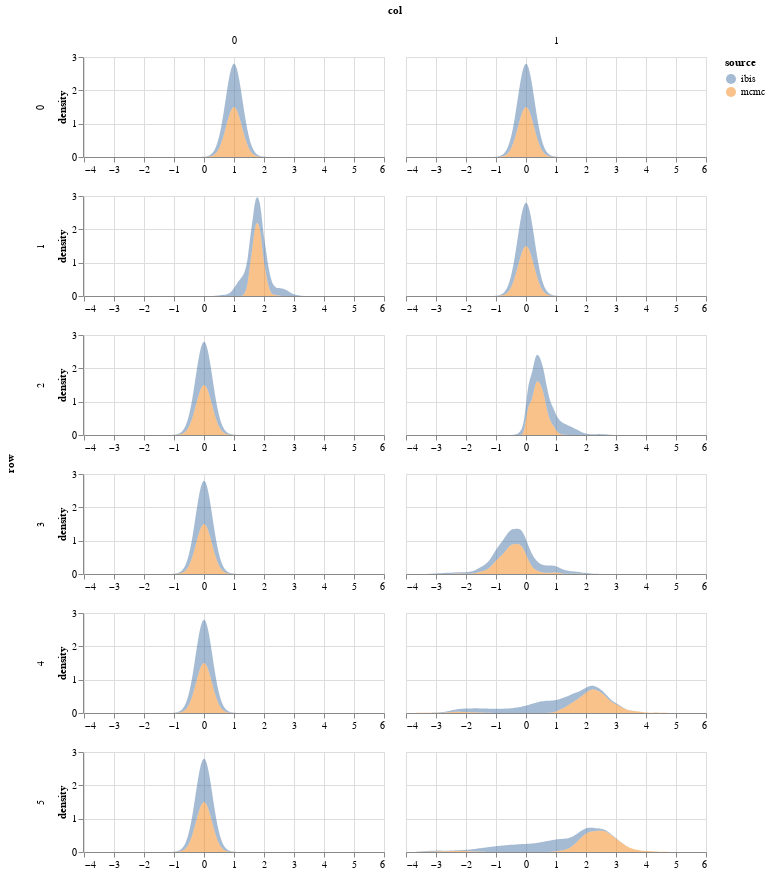

Here is the notebook cell this chart was saved with:
### Markdown cell above
## Plot MCMC samples

### Code cell
param = 'beta'
df = get_post_df(mcmcps[param]) 
# df = df[df.row==0]
df['source'] = 'mcmc'


df3 = get_post_df(smcps[param]) 
# df3 = df3[df3.row==0]
df3['source'] = 'ibis'

plot_density(pd.concat([df, df3]), height=100)

### Figure 1 — Vega-Lite specification as saved in the notebook (floating-point values rounded to 4 significant figures; data arrays with more than 128 entries replaced by an {"elided": "..."} marker saying what was removed)
{"config": {"view": {"continuousWidth": 400, "continuousHeight": 300}}, "data": {"name": "data-fa2baa8de339d0f2a5340575d1211b14"}, "mark": {"type": "area", "opacity": 0.5}, "encoding": {"color": {"type": "nominal", "field": "source"}, "column": {"type": "quantitative", "field": "col"}, "row": {"type": "quantitative", "field": "row"}, "x": {"type": "quantitative", "field": "value", "title": null}, "y": {"type": "quantitative", "field": "density"}}, "height": 100, "resolve": {"scale": {"x": "independent"}}, "transform": [{"fold": ["value"]}, {"density": "value", "groupby": ["row", "col", "source"]}], "width": 300, "$schema": "https://vega.github.io/schema/vega-lite/v4.8.1.json", "datasets": {"data-fa2baa8de339d0f2a5340575d1211b14": {"elided": "18000 records"}}}
